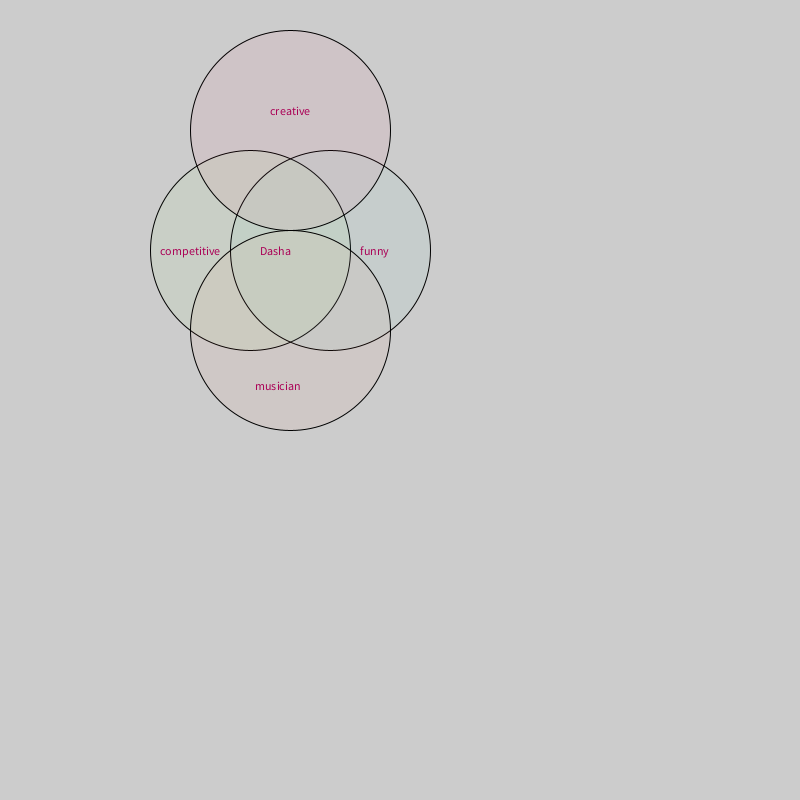
Frame 1 (no input)
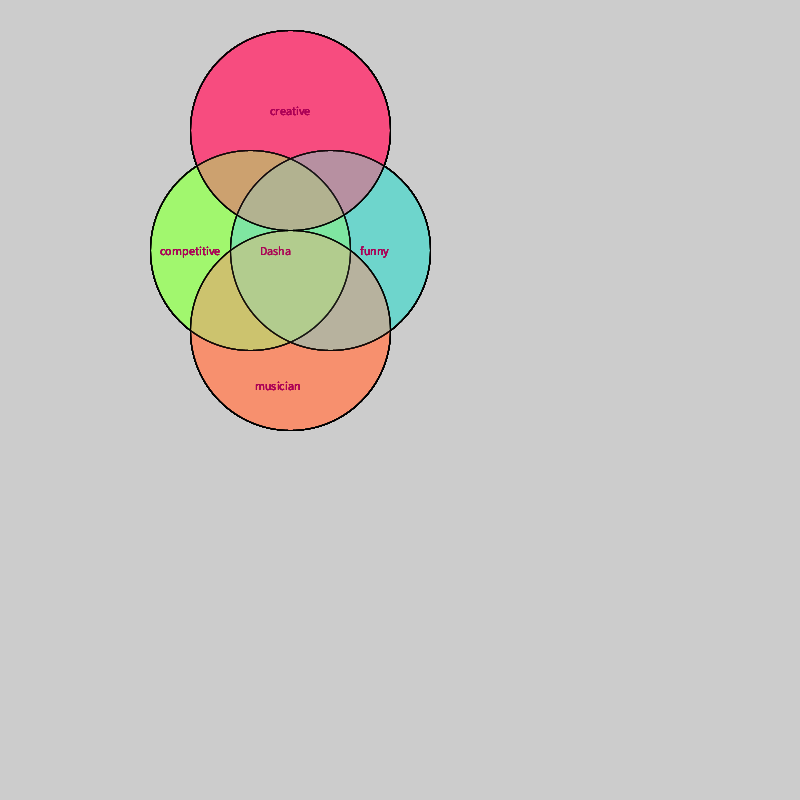
Frame 60 (the mouse pressed at the canvas centre just before this capture)
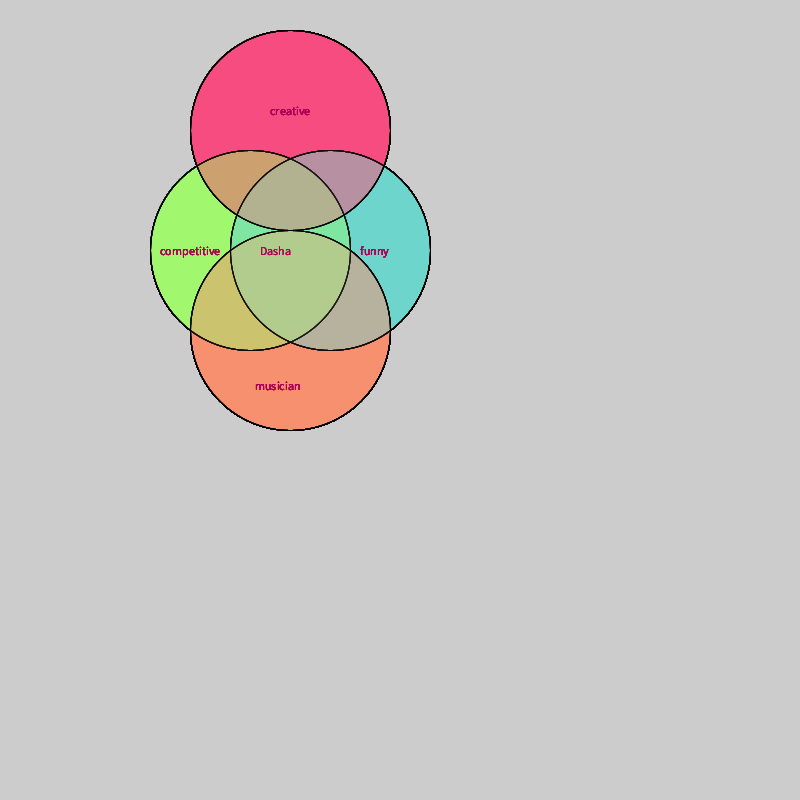
Frame 120 (the mouse held since frame 60 and released just before this capture)

The Processing sketch that drew these frames (run headless with seeded random() and noise(); from frame 60 on, the mouse is pressed at the canvas centre):

// Processing sketch: sketch_160904c
// ── sketch_160904c.pde
void setup() {
  size(800, 800);
}

void draw() {
fill(153,255,102,15);
ellipse(250,250,200,200);
fill(102,221,204,15);
ellipse(330,250,200,200);
fill(255,136,102,15);
ellipse(290,330,200,200);
fill(255,68,119,15);
ellipse(290,130,200,200);
fill(170,0,85);
text("Dasha",260,255);
fill(170,0,85);
text("funny",360,255);
fill(170,0,85);
text("competitive",160,255);
fill(170,0,85);
text("musician",255,390);
fill(170,0,85);
text("creative",270,115);
}
